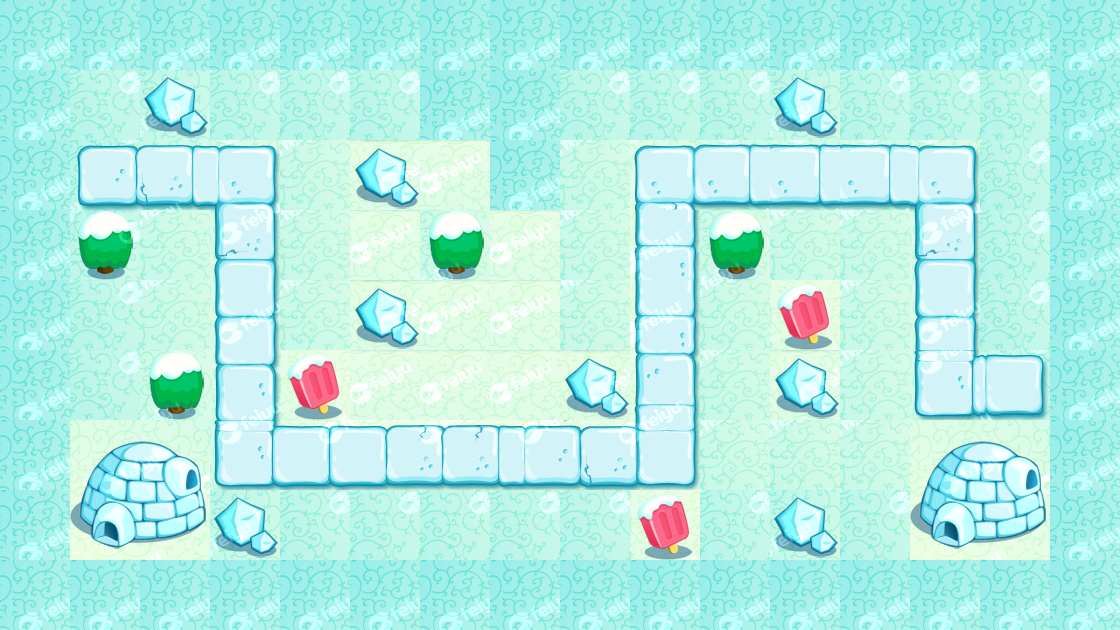

This is a level from a 2D game, rendered from its Tiled map with the project's own tilesets. A one-line summary and the complete map file follow:
An orthogonal 16x9 tile map with 70x70 px tiles, 1 tile layer (bg) and 10 objects.

<map version="1.0" orientation="orthogonal" renderorder="right-down" width="16" height="9" tilewidth="70" tileheight="70" nextobjectid="21">
 <tileset firstgid="1" name="1" tilewidth="70" tileheight="70" tilecount="91" columns="13">
  <image source="1.png" width="910" height="490" />
  <tile id="0">
   <properties>
    <property name="type" value="ground" />
   </properties>
  </tile>
  <tile id="1">
   <properties>
    <property name="type" value="ground" />
   </properties>
  </tile>
  <tile id="2">
   <properties>
    <property name="type" value="block" />
   </properties>
  </tile>
  <tile id="3">
   <properties>
    <property name="type" value="ground" />
   </properties>
  </tile>
  <tile id="4">
   <properties>
    <property name="type" value="block" />
   </properties>
  </tile>
  <tile id="5">
   <properties>
    <property name="type" value="ground" />
   </properties>
  </tile>
  <tile id="6">
   <properties>
    <property name="type" value="ground" />
   </properties>
  </tile>
  <tile id="7">
   <properties>
    <property name="type" value="block" />
   </properties>
  </tile>
  <tile id="8">
   <properties>
    <property name="type" value="block" />
   </properties>
  </tile>
  <tile id="9">
   <properties>
    <property name="type" value="ground" />
   </properties>
  </tile>
  <tile id="10">
   <properties>
    <property name="type" value="ground" />
   </properties>
  </tile>
  <tile id="11">
   <properties>
    <property name="type" value="ground" />
   </properties>
  </tile>
  <tile id="13">
   <properties>
    <property name="type" value="ground" />
   </properties>
  </tile>
  <tile id="14">
   <properties>
    <property name="type" value="road" />
   </properties>
  </tile>
  <tile id="15">
   <properties>
    <property name="type" value="road" />
   </properties>
  </tile>
  <tile id="16">
   <properties>
    <property name="type" value="road" />
   </properties>
  </tile>
  <tile id="17">
   <properties>
    <property name="type" value="ground" />
   </properties>
  </tile>
  <tile id="18">
   <properties>
    <property name="type" value="ground" />
   </properties>
  </tile>
  <tile id="19">
   <properties>
    <property name="type" value="ground" />
   </properties>
  </tile>
  <tile id="20">
   <properties>
    <property name="type" value="block" />
   </properties>
  </tile>
  <tile id="21">
   <properties>
    <property name="type" value="block" />
   </properties>
  </tile>
  <tile id="22">
   <properties>
    <property name="type" value="road" />
   </properties>
  </tile>
  <tile id="23">
   <properties>
    <property name="type" value="road" />
   </properties>
  </tile>
  <tile id="24">
   <properties>
    <property name="type" value="road" />
   </properties>
  </tile>
  <tile id="26">
   <properties>
    <property name="type" value="ground" />
   </properties>
  </tile>
  <tile id="27">
   <properties>
    <property name="type" value="block" />
   </properties>
  </tile>
  <tile id="28">
   <properties>
    <property name="type" value="ground" />
   </properties>
  </tile>
  <tile id="29">
   <properties>
    <property name="type" value="road" />
   </properties>
  </tile>
  <tile id="30">
   <properties>
    <property name="type" value="block" />
   </properties>
  </tile>
  <tile id="31">
   <properties>
    <property name="type" value="block" />
   </properties>
  </tile>
  <tile id="32">
   <properties>
    <property name="type" value="ground" />
   </properties>
  </tile>
  <tile id="33">
   <properties>
    <property name="type" value="block" />
   </properties>
  </tile>
  <tile id="34">
   <properties>
    <property name="type" value="ground" />
   </properties>
  </tile>
  <tile id="35">
   <properties>
    <property name="type" value="road" />
   </properties>
  </tile>
  <tile id="36">
   <properties>
    <property name="type" value="ground" />
   </properties>
  </tile>
  <tile id="37">
   <properties>
    <property name="type" value="block" />
   </properties>
  </tile>
  <tile id="39">
   <properties>
    <property name="type" value="ground" />
   </properties>
  </tile>
  <tile id="40">
   <properties>
    <property name="type" value="ground" />
   </properties>
  </tile>
  <tile id="41">
   <properties>
    <property name="type" value="ground" />
   </properties>
  </tile>
  <tile id="42">
   <properties>
    <property name="type" value="road" />
   </properties>
  </tile>
  <tile id="43">
   <properties>
    <property name="type" value="ground" />
   </properties>
  </tile>
  <tile id="44">
   <properties>
    <property name="type" value="ground" />
   </properties>
  </tile>
  <tile id="45">
   <properties>
    <property name="type" value="block" />
   </properties>
  </tile>
  <tile id="46">
   <properties>
    <property name="type" value="ground" />
   </properties>
  </tile>
  <tile id="47">
   <properties>
    <property name="type" value="ground" />
   </properties>
  </tile>
  <tile id="48">
   <properties>
    <property name="type" value="road" />
   </properties>
  </tile>
  <tile id="49">
   <properties>
    <property name="type" value="ground" />
   </properties>
  </tile>
  <tile id="50">
   <properties>
    <property name="type" value="ground" />
   </properties>
  </tile>
  <tile id="52">
   <properties>
    <property name="type" value="ground" />
   </properties>
  </tile>
  <tile id="53">
   <properties>
    <property name="type" value="ground" />
   </properties>
  </tile>
  <tile id="54">
   <properties>
    <property name="type" value="block" />
   </properties>
  </tile>
  <tile id="55">
   <properties>
    <property name="type" value="road" />
   </properties>
  </tile>
  <tile id="56">
   <properties>
    <property name="type" value="block" />
   </properties>
  </tile>
  <tile id="57">
   <properties>
    <property name="type" value="ground" />
   </properties>
  </tile>
  <tile id="58">
   <properties>
    <property name="type" value="ground" />
   </properties>
  </tile>
  <tile id="61">
   <properties>
    <property name="type" value="road" />
   </properties>
  </tile>
  <tile id="62">
   <properties>
    <property name="type" value="block" />
   </properties>
  </tile>
  <tile id="63">
   <properties>
    <property name="type" value="ground" />
   </properties>
  </tile>
  <tile id="65">
   <properties>
    <property name="type" value="ground" />
   </properties>
  </tile>
  <tile id="66">
   <properties>
    <property name="type" value="ground" />
   </properties>
  </tile>
  <tile id="67">
   <properties>
    <property name="type" value="ground" />
   </properties>
  </tile>
  <tile id="68">
   <properties>
    <property name="type" value="road" />
   </properties>
  </tile>
  <tile id="69">
   <properties>
    <property name="type" value="road" />
   </properties>
  </tile>
  <tile id="70">
   <properties>
    <property name="type" value="road" />
   </properties>
  </tile>
  <tile id="71">
   <properties>
    <property name="type" value="road" />
   </properties>
  </tile>
  <tile id="72">
   <properties>
    <property name="type" value="road" />
   </properties>
  </tile>
  <tile id="73">
   <properties>
    <property name="type" value="road" />
   </properties>
  </tile>
  <tile id="74">
   <properties>
    <property name="type" value="road" />
   </properties>
  </tile>
  <tile id="75">
   <properties>
    <property name="type" value="ground" />
   </properties>
  </tile>
  <tile id="76">
   <properties>
    <property name="type" value="ground" />
   </properties>
  </tile>
  <tile id="80">
   <properties>
    <property name="type" value="ground" />
   </properties>
  </tile>
  <tile id="81">
   <properties>
    <property name="type" value="ground" />
   </properties>
  </tile>
  <tile id="84">
   <properties>
    <property name="type" value="ground" />
   </properties>
  </tile>
  <tile id="85">
   <properties>
    <property name="type" value="block" />
   </properties>
  </tile>
  <tile id="86">
   <properties>
    <property name="type" value="ground" />
   </properties>
  </tile>
  <tile id="87">
   <properties>
    <property name="type" value="ground" />
   </properties>
  </tile>
  <tile id="88">
   <properties>
    <property name="type" value="ground" />
   </properties>
  </tile>
  <tile id="89">
   <properties>
    <property name="type" value="ground" />
   </properties>
  </tile>
 </tileset>
 <layer name="bg" width="16" height="9">
  <data encoding="csv">
1,1,1,1,1,1,1,1,1,1,1,1,1,1,1,1,
1,67,3,67,67,67,1,1,67,67,67,3,67,67,67,1,
1,15,16,17,68,86,85,1,68,23,24,24,24,17,67,1,
1,28,68,30,68,85,55,85,68,49,55,68,68,30,67,1,
1,67,68,43,68,86,85,85,68,49,68,57,68,43,67,1,
1,67,55,56,57,85,85,85,86,62,68,86,68,69,25,1,
1,8,9,69,70,71,72,73,74,75,68,68,68,8,9,1,
1,21,22,3,67,67,67,67,67,57,67,3,67,21,22,1,
1,1,1,1,1,1,1,1,1,1,1,1,1,1,1,1
</data>
 </layer>
 <objectgroup name="road">
  <object id="2" x="70" y="210" />
  <object id="5" x="210" y="210" />
  <object id="6" x="210" y="490" />
  <object id="7" x="630" y="490" />
  <object id="8" x="630" y="210" />
  <object id="10" x="910" y="210" />
  <object id="17" x="910" y="420" />
  <object id="18" x="980" y="420" />
 </objectgroup>
 <objectgroup name="start_end">
  <object id="19" x="70" y="210" />
  <object id="20" x="980" y="420" />
 </objectgroup>
</map>
